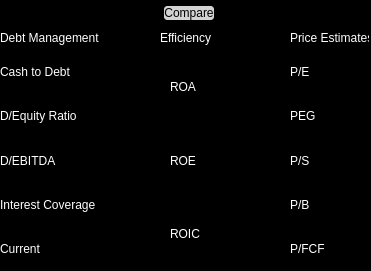
    <widget class="QFrame" name="stock_a_frame">
     <property name="geometry">
      <rect>
       <x>0</x>
       <y>0</y>
       <width>371</width>
       <height>271</height>
      </rect>
     </property>
     <property name="accessibleName">
      <string>stock_a_frame_widget</string>
     </property>
     <property name="styleSheet">
      <string notr="true">background: black;</string>
     </property>
     <property name="frameShape">
      <enum>QFrame::Shape::StyledPanel</enum>
     </property>
     <property name="frameShadow">
      <enum>QFrame::Shadow::Raised</enum>
     </property>
     <widget class="QLabel" name="debt_management_a">
      <property name="geometry">
       <rect>
        <x>0</x>
        <y>30</y>
        <width>99</width>
        <height>16</height>
       </rect>
      </property>
      <property name="styleSheet">
       <string notr="true">color: white;  /* Text color */</string>
      </property>
      <property name="text">
       <string>Debt Management</string>
      </property>
     </widget>
     <widget class="QWidget" name="layoutWidget">
      <property name="geometry">
       <rect>
        <x>0</x>
        <y>0</y>
        <width>216</width>
        <height>26</height>
       </rect>
      </property>
      <layout class="QHBoxLayout" name="stock_a_horizontal_layout">
       <item>
        <widget class="QLineEdit" name="stock_search_a_bar">
         <property name="styleSheet">
          <string notr="true">color: white;</string>
         </property>
        </widget>
       </item>
       <item>
        <widget class="QPushButton" name="stock_search_a_button">
         <property name="styleSheet">
          <string notr="true">QPushButton {
    border: 2px solid black;         /* Default border */
    border-radius: 5px;              /* Rounded corners */
    background-color: lightgray;     /* Default background color */
}
QPushButton:pressed {
    border: 3px solid red;           /* Thicker border when clicked */
    background-color: lightblue;     /* Background color when pressed */
}
QPushButton:hover {
    border: 2px dashed blue;         /* Dashed border on hover */
    background-color: lightgreen;    /* Background color when hovered */
}
</string>
         </property>
         <property name="text">
          <string>Compare</string>
         </property>
        </widget>
       </item>
      </layout>
     </widget>
     <widget class="QLabel" name="stock_a_efficiency">
      <property name="geometry">
       <rect>
        <x>160</x>
        <y>30</y>
        <width>51</width>
        <height>16</height>
       </rect>
      </property>
      <property name="styleSheet">
       <string notr="true">color: white;  /* Text color */</string>
      </property>
      <property name="text">
       <string>Efficiency</string>
      </property>
     </widget>
     <widget class="QLabel" name="stock_a_price_estimates">
      <property name="geometry">
       <rect>
        <x>290</x>
        <y>30</y>
        <width>79</width>
        <height>16</height>
       </rect>
      </property>
      <property name="styleSheet">
       <string notr="true">color: white;  /* Text color */</string>
      </property>
      <property name="text">
       <string>Price Estimates</string>
      </property>
     </widget>
     <widget class="QWidget" name="layoutWidget_11">
      <property name="geometry">
       <rect>
        <x>290</x>
        <y>50</y>
        <width>81</width>
        <height>221</height>
       </rect>
      </property>
      <layout class="QVBoxLayout" name="stock_a_price_estimates_vertical_layout">
       <property name="spacing">
        <number>0</number>
       </property>
       <item>
        <widget class="QLabel" name="stock_a_pe">
         <property name="enabled">
          <bool>false</bool>
         </property>
         <property name="styleSheet">
          <string notr="true">color: white;  /* Text color */</string>
         </property>
         <property name="text">
          <string>P/E</string>
         </property>
        </widget>
       </item>
       <item>
        <widget class="QLabel" name="stock_a_peg">
         <property name="enabled">
          <bool>false</bool>
         </property>
         <property name="styleSheet">
          <string notr="true">color: white;  /* Text color */</string>
         </property>
         <property name="text">
          <string>PEG</string>
         </property>
        </widget>
       </item>
       <item>
        <widget class="QLabel" name="stock_a_ps">
         <property name="enabled">
          <bool>false</bool>
         </property>
         <property name="styleSheet">
          <string notr="true">color: white;  /* Text color */</string>
         </property>
         <property name="text">
          <string>P/S</string>
         </property>
        </widget>
       </item>
       <item>
        <widget class="QLabel" name="stock_a_pb">
         <property name="enabled">
          <bool>false</bool>
         </property>
         <property name="styleSheet">
          <string notr="true">color: white;  /* Text color */</string>
         </property>
         <property name="text">
          <string>P/B</string>
         </property>
        </widget>
       </item>
       <item>
        <widget class="QLabel" name="stock_a_pfcf">
         <property name="enabled">
          <bool>false</bool>
         </property>
         <property name="styleSheet">
          <string notr="true">color: white;  /* Text color */</string>
         </property>
         <property name="text">
          <string>P/FCF</string>
         </property>
        </widget>
       </item>
      </layout>
     </widget>
     <widget class="QWidget" name="layoutWidget">
      <property name="geometry">
       <rect>
        <x>0</x>
        <y>50</y>
        <width>161</width>
        <height>221</height>
       </rect>
      </property>
      <layout class="QVBoxLayout" name="stock_a_debt_management_vertical_layout">
       <property name="spacing">
        <number>0</number>
       </property>
       <item>
        <widget class="QLabel" name="stock_a_cash_to_debt">
         <property name="enabled">
          <bool>false</bool>
         </property>
         <property name="styleSheet">
          <string notr="true">color: white;  /* Text color */</string>
         </property>
         <property name="text">
          <string>Cash to Debt</string>
         </property>
        </widget>
       </item>
       <item>
        <widget class="QLabel" name="stock_a_debt_to_equity">
         <property name="enabled">
          <bool>false</bool>
         </property>
         <property name="styleSheet">
          <string notr="true">color: white;  /* Text color */</string>
         </property>
         <property name="text">
          <string>D/Equity Ratio</string>
         </property>
        </widget>
       </item>
       <item>
        <widget class="QLabel" name="stock_a_debt_to_ebitda">
         <property name="enabled">
          <bool>false</bool>
         </property>
         <property name="accessibleName">
          <string/>
         </property>
         <property name="styleSheet">
          <string notr="true">color: white;  /* Text color */</string>
         </property>
         <property name="text">
          <string>D/EBITDA</string>
         </property>
        </widget>
       </item>
       <item>
        <widget class="QLabel" name="stock_a_interest_coverage">
         <property name="enabled">
          <bool>false</bool>
         </property>
         <property name="styleSheet">
          <string notr="true">color: white;  /* Text color */</string>
         </property>
         <property name="text">
          <string>Interest Coverage</string>
         </property>
        </widget>
       </item>
       <item>
        <widget class="QLabel" name="stock_a_current_ratio">
         <property name="enabled">
          <bool>false</bool>
         </property>
         <property name="styleSheet">
          <string notr="true">color: white;  /* Text color */</string>
         </property>
         <property name="text">
          <string>Current</string>
         </property>
        </widget>
       </item>
      </layout>
     </widget>
     <widget class="QWidget" name="layoutWidget">
      <property name="geometry">
       <rect>
        <x>170</x>
        <y>50</y>
        <width>111</width>
        <height>221</height>
       </rect>
      </property>
      <layout class="QVBoxLayout" name="stock_a_efficiency_vertical_layout">
       <property name="spacing">
        <number>0</number>
       </property>
       <item>
        <widget class="QLabel" name="stock_a_roa">
         <property name="enabled">
          <bool>false</bool>
         </property>
         <property name="styleSheet">
          <string notr="true">color: white;  /* Text color */</string>
         </property>
         <property name="text">
          <string>ROA</string>
         </property>
        </widget>
       </item>
       <item>
        <widget class="QLabel" name="stock_a_roe">
         <property name="enabled">
          <bool>false</bool>
         </property>
         <property name="styleSheet">
          <string notr="true">color: white;  /* Text color */</string>
         </property>
         <property name="text">
          <string>ROE</string>
         </property>
        </widget>
       </item>
       <item>
        <widget class="QLabel" name="stock_a_roic">
         <property name="enabled">
          <bool>false</bool>
         </property>
         <property name="styleSheet">
          <string notr="true">color: white;  /* Text color */</string>
         </property>
         <property name="text">
          <string>ROIC</string>
         </property>
        </widget>
       </item>
      </layout>
     </widget>
    </widget>
